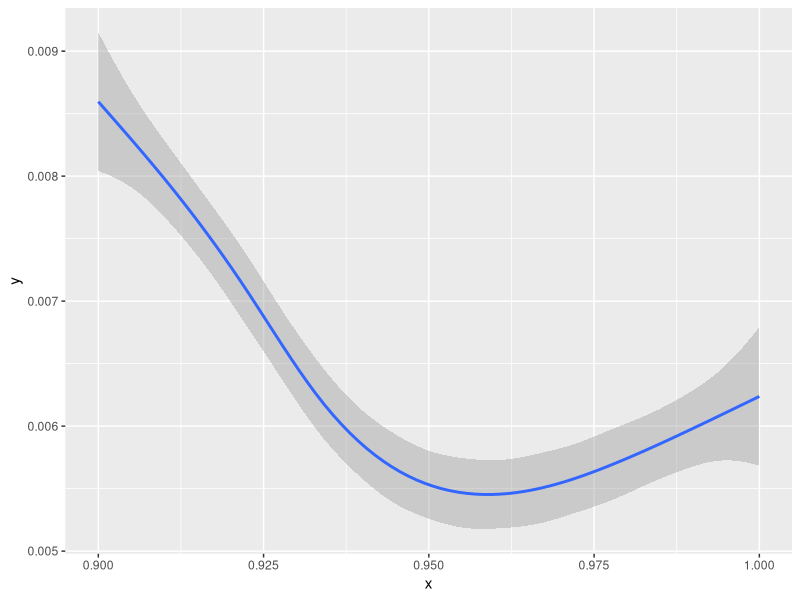

Here is the R script that generated this plot:
## ---- chunk 1

N <- 50
eval_soft <- function(r) {
  x1 <- rnorm(N, mean = -0.5)
  x2 <- rnorm(N, mean = 0.5)
  y <- c(rep(1-r, N), rep( r, N))
  X <- matrix(c(x1, x2), ncol = 1)
  df <- data.frame(x = c(x1, x2), y = y)
  mod <- suppressWarnings( glm(y ~ x, data = df, family = binomial()))
  w <- coef(mod)
  a <- w[1]
  b <- w[2]
  #print(sprintf("b = %f", b))
  
  f <- function(x) {
    t <- b* x + a
    l1 <- -log1p( exp(t))
    l2 <- -log1p( exp(-t))
    d1 <- dnorm(x, -0.5)
    d2 <- dnorm(x, 0.5)
    ld1 <- -log1p(exp(-x))
    ld2 <- -log1p(exp(x))
    #print(c(d2, l1, ld2))
    return(d2 *  ( l1 - ld2)^2)
  }
  f1 <- function(x) {
    t <- b* x + a
    k1 <- 1 / (1 + exp(-t))
    k2 <- 1 / (1 + exp(t))
    l1 <- -log1p( exp(-t))
    l2 <- -log1p( exp(t))
   
    d1 <- dnorm(x, -0.5)
    d2 <- dnorm(x, 0.5)
    lp1 <- -log1p(exp(-x))
    lp2 <- -log1p(exp(x))
    p1 <- 1 / (1 + exp(-x))
    p2 <- 1 / (1 + exp(x))
    #print(c(d2, l1, ld2))
    return(d2 * (p1 *  ( lp1 - l1) + p2 * (lp2 - l2)))
  }
  
  integrate(f1, -5, 5)$value
}
## ---- chunk 2
M <- 10000
s <- seq(0.9, 1, length.out = M)
sv <- lapply(s, eval_soft)
#print(sv)
#plot(1:200, as.numeric(sv))
df <- data.frame(x = s, y = as.numeric(sv))
library(ggplot2)

ggplot(df, aes(x =x , y =y )) + 
 # geom_point() +
  geom_smooth()
